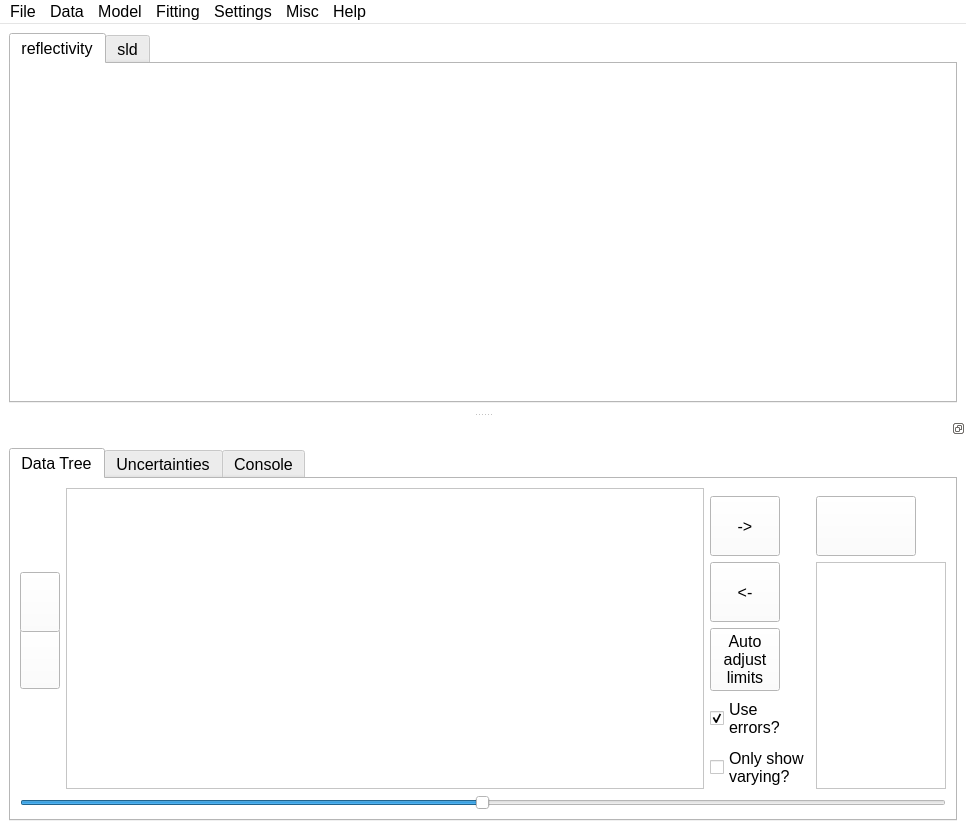
<?xml version="1.0" encoding="UTF-8"?>
<ui version="4.0">
 <class>MainWindow</class>
 <widget class="QMainWindow" name="MainWindow">
  <property name="geometry">
   <rect>
    <x>0</x>
    <y>0</y>
    <width>966</width>
    <height>830</height>
   </rect>
  </property>
  <property name="sizePolicy">
   <sizepolicy hsizetype="Expanding" vsizetype="Expanding">
    <horstretch>0</horstretch>
    <verstretch>0</verstretch>
   </sizepolicy>
  </property>
  <property name="minimumSize">
   <size>
    <width>700</width>
    <height>800</height>
   </size>
  </property>
  <property name="palette">
   <palette>
    <active>
     <colorrole role="WindowText">
      <brush brushstyle="SolidPattern">
       <color alpha="255">
        <red>0</red>
        <green>0</green>
        <blue>0</blue>
       </color>
      </brush>
     </colorrole>
     <colorrole role="Button">
      <brush brushstyle="SolidPattern">
       <color alpha="255">
        <red>255</red>
        <green>255</green>
        <blue>255</blue>
       </color>
      </brush>
     </colorrole>
     <colorrole role="Light">
      <brush brushstyle="SolidPattern">
       <color alpha="255">
        <red>255</red>
        <green>255</green>
        <blue>255</blue>
       </color>
      </brush>
     </colorrole>
     <colorrole role="Midlight">
      <brush brushstyle="SolidPattern">
       <color alpha="255">
        <red>255</red>
        <green>255</green>
        <blue>255</blue>
       </color>
      </brush>
     </colorrole>
     <colorrole role="Dark">
      <brush brushstyle="SolidPattern">
       <color alpha="255">
        <red>127</red>
        <green>127</green>
        <blue>127</blue>
       </color>
      </brush>
     </colorrole>
     <colorrole role="Mid">
      <brush brushstyle="SolidPattern">
       <color alpha="255">
        <red>170</red>
        <green>170</green>
        <blue>170</blue>
       </color>
      </brush>
     </colorrole>
     <colorrole role="Text">
      <brush brushstyle="SolidPattern">
       <color alpha="255">
        <red>0</red>
        <green>0</green>
        <blue>0</blue>
       </color>
      </brush>
     </colorrole>
     <colorrole role="BrightText">
      <brush brushstyle="SolidPattern">
       <color alpha="255">
        <red>255</red>
        <green>255</green>
        <blue>255</blue>
       </color>
      </brush>
     </colorrole>
     <colorrole role="ButtonText">
      <brush brushstyle="SolidPattern">
       <color alpha="255">
        <red>0</red>
        <green>0</green>
        <blue>0</blue>
       </color>
      </brush>
     </colorrole>
     <colorrole role="Base">
      <brush brushstyle="SolidPattern">
       <color alpha="255">
        <red>255</red>
        <green>255</green>
        <blue>255</blue>
       </color>
      </brush>
     </colorrole>
     <colorrole role="Window">
      <brush brushstyle="SolidPattern">
       <color alpha="255">
        <red>255</red>
        <green>255</green>
        <blue>255</blue>
       </color>
      </brush>
     </colorrole>
     <colorrole role="Shadow">
      <brush brushstyle="SolidPattern">
       <color alpha="255">
        <red>0</red>
        <green>0</green>
        <blue>0</blue>
       </color>
      </brush>
     </colorrole>
     <colorrole role="AlternateBase">
      <brush brushstyle="SolidPattern">
       <color alpha="255">
        <red>255</red>
        <green>255</green>
        <blue>255</blue>
       </color>
      </brush>
     </colorrole>
     <colorrole role="ToolTipBase">
      <brush brushstyle="SolidPattern">
       <color alpha="255">
        <red>255</red>
        <green>255</green>
        <blue>220</blue>
       </color>
      </brush>
     </colorrole>
     <colorrole role="ToolTipText">
      <brush brushstyle="SolidPattern">
       <color alpha="255">
        <red>0</red>
        <green>0</green>
        <blue>0</blue>
       </color>
      </brush>
     </colorrole>
     <colorrole role="PlaceholderText">
      <brush brushstyle="NoBrush">
       <color alpha="128">
        <red>0</red>
        <green>0</green>
        <blue>0</blue>
       </color>
      </brush>
     </colorrole>
    </active>
    <inactive>
     <colorrole role="WindowText">
      <brush brushstyle="SolidPattern">
       <color alpha="255">
        <red>0</red>
        <green>0</green>
        <blue>0</blue>
       </color>
      </brush>
     </colorrole>
     <colorrole role="Button">
      <brush brushstyle="SolidPattern">
       <color alpha="255">
        <red>255</red>
        <green>255</green>
        <blue>255</blue>
       </color>
      </brush>
     </colorrole>
     <colorrole role="Light">
      <brush brushstyle="SolidPattern">
       <color alpha="255">
        <red>255</red>
        <green>255</green>
        <blue>255</blue>
       </color>
      </brush>
     </colorrole>
     <colorrole role="Midlight">
      <brush brushstyle="SolidPattern">
       <color alpha="255">
        <red>255</red>
        <green>255</green>
        <blue>255</blue>
       </color>
      </brush>
     </colorrole>
     <colorrole role="Dark">
      <brush brushstyle="SolidPattern">
       <color alpha="255">
        <red>127</red>
        <green>127</green>
        <blue>127</blue>
       </color>
      </brush>
     </colorrole>
     <colorrole role="Mid">
      <brush brushstyle="SolidPattern">
       <color alpha="255">
        <red>170</red>
        <green>170</green>
        <blue>170</blue>
       </color>
      </brush>
     </colorrole>
     <colorrole role="Text">
      <brush brushstyle="SolidPattern">
       <color alpha="255">
        <red>0</red>
        <green>0</green>
        <blue>0</blue>
       </color>
      </brush>
     </colorrole>
     <colorrole role="BrightText">
      <brush brushstyle="SolidPattern">
       <color alpha="255">
        <red>255</red>
        <green>255</green>
        <blue>255</blue>
       </color>
      </brush>
     </colorrole>
     <colorrole role="ButtonText">
      <brush brushstyle="SolidPattern">
       <color alpha="255">
        <red>0</red>
        <green>0</green>
        <blue>0</blue>
       </color>
      </brush>
     </colorrole>
     <colorrole role="Base">
      <brush brushstyle="SolidPattern">
       <color alpha="255">
        <red>255</red>
        <green>255</green>
        <blue>255</blue>
       </color>
      </brush>
     </colorrole>
     <colorrole role="Window">
      <brush brushstyle="SolidPattern">
       <color alpha="255">
        <red>255</red>
        <green>255</green>
        <blue>255</blue>
       </color>
      </brush>
     </colorrole>
     <colorrole role="Shadow">
      <brush brushstyle="SolidPattern">
       <color alpha="255">
        <red>0</red>
        <green>0</green>
        <blue>0</blue>
       </color>
      </brush>
     </colorrole>
     <colorrole role="AlternateBase">
      <brush brushstyle="SolidPattern">
       <color alpha="255">
        <red>255</red>
        <green>255</green>
        <blue>255</blue>
       </color>
      </brush>
     </colorrole>
     <colorrole role="ToolTipBase">
      <brush brushstyle="SolidPattern">
       <color alpha="255">
        <red>255</red>
        <green>255</green>
        <blue>220</blue>
       </color>
      </brush>
     </colorrole>
     <colorrole role="ToolTipText">
      <brush brushstyle="SolidPattern">
       <color alpha="255">
        <red>0</red>
        <green>0</green>
        <blue>0</blue>
       </color>
      </brush>
     </colorrole>
     <colorrole role="PlaceholderText">
      <brush brushstyle="NoBrush">
       <color alpha="128">
        <red>0</red>
        <green>0</green>
        <blue>0</blue>
       </color>
      </brush>
     </colorrole>
    </inactive>
    <disabled>
     <colorrole role="WindowText">
      <brush brushstyle="SolidPattern">
       <color alpha="255">
        <red>127</red>
        <green>127</green>
        <blue>127</blue>
       </color>
      </brush>
     </colorrole>
     <colorrole role="Button">
      <brush brushstyle="SolidPattern">
       <color alpha="255">
        <red>255</red>
        <green>255</green>
        <blue>255</blue>
       </color>
      </brush>
     </colorrole>
     <colorrole role="Light">
      <brush brushstyle="SolidPattern">
       <color alpha="255">
        <red>255</red>
        <green>255</green>
        <blue>255</blue>
       </color>
      </brush>
     </colorrole>
     <colorrole role="Midlight">
      <brush brushstyle="SolidPattern">
       <color alpha="255">
        <red>255</red>
        <green>255</green>
        <blue>255</blue>
       </color>
      </brush>
     </colorrole>
     <colorrole role="Dark">
      <brush brushstyle="SolidPattern">
       <color alpha="255">
        <red>127</red>
        <green>127</green>
        <blue>127</blue>
       </color>
      </brush>
     </colorrole>
     <colorrole role="Mid">
      <brush brushstyle="SolidPattern">
       <color alpha="255">
        <red>170</red>
        <green>170</green>
        <blue>170</blue>
       </color>
      </brush>
     </colorrole>
     <colorrole role="Text">
      <brush brushstyle="SolidPattern">
       <color alpha="255">
        <red>127</red>
        <green>127</green>
        <blue>127</blue>
       </color>
      </brush>
     </colorrole>
     <colorrole role="BrightText">
      <brush brushstyle="SolidPattern">
       <color alpha="255">
        <red>255</red>
        <green>255</green>
        <blue>255</blue>
       </color>
      </brush>
     </colorrole>
     <colorrole role="ButtonText">
      <brush brushstyle="SolidPattern">
       <color alpha="255">
        <red>127</red>
        <green>127</green>
        <blue>127</blue>
       </color>
      </brush>
     </colorrole>
     <colorrole role="Base">
      <brush brushstyle="SolidPattern">
       <color alpha="255">
        <red>255</red>
        <green>255</green>
        <blue>255</blue>
       </color>
      </brush>
     </colorrole>
     <colorrole role="Window">
      <brush brushstyle="SolidPattern">
       <color alpha="255">
        <red>255</red>
        <green>255</green>
        <blue>255</blue>
       </color>
      </brush>
     </colorrole>
     <colorrole role="Shadow">
      <brush brushstyle="SolidPattern">
       <color alpha="255">
        <red>0</red>
        <green>0</green>
        <blue>0</blue>
       </color>
      </brush>
     </colorrole>
     <colorrole role="AlternateBase">
      <brush brushstyle="SolidPattern">
       <color alpha="255">
        <red>255</red>
        <green>255</green>
        <blue>255</blue>
       </color>
      </brush>
     </colorrole>
     <colorrole role="ToolTipBase">
      <brush brushstyle="SolidPattern">
       <color alpha="255">
        <red>255</red>
        <green>255</green>
        <blue>220</blue>
       </color>
      </brush>
     </colorrole>
     <colorrole role="ToolTipText">
      <brush brushstyle="SolidPattern">
       <color alpha="255">
        <red>0</red>
        <green>0</green>
        <blue>0</blue>
       </color>
      </brush>
     </colorrole>
     <colorrole role="PlaceholderText">
      <brush brushstyle="NoBrush">
       <color alpha="128">
        <red>0</red>
        <green>0</green>
        <blue>0</blue>
       </color>
      </brush>
     </colorrole>
    </disabled>
   </palette>
  </property>
  <property name="font">
   <font>
    <pointsize>12</pointsize>
   </font>
  </property>
  <property name="acceptDrops">
   <bool>true</bool>
  </property>
  <property name="windowTitle">
   <string>Motofit</string>
  </property>
  <property name="windowIcon">
   <iconset resource="../resources.qrc">
    <normaloff>:/icons/scattering.png</normaloff>:/icons/scattering.png</iconset>
  </property>
  <property name="documentMode">
   <bool>false</bool>
  </property>
  <property name="tabShape">
   <enum>QTabWidget::Rounded</enum>
  </property>
  <property name="unifiedTitleAndToolBarOnMac">
   <bool>false</bool>
  </property>
  <widget class="QWidget" name="centralwidget">
   <property name="minimumSize">
    <size>
     <width>400</width>
     <height>0</height>
    </size>
   </property>
   <layout class="QGridLayout" name="gridLayout_3">
    <item row="2" column="2">
     <widget class="QTabWidget" name="graphs">
      <property name="sizePolicy">
       <sizepolicy hsizetype="Expanding" vsizetype="MinimumExpanding">
        <horstretch>0</horstretch>
        <verstretch>0</verstretch>
       </sizepolicy>
      </property>
      <property name="minimumSize">
       <size>
        <width>0</width>
        <height>350</height>
       </size>
      </property>
      <property name="focusPolicy">
       <enum>Qt::ClickFocus</enum>
      </property>
      <property name="tabPosition">
       <enum>QTabWidget::North</enum>
      </property>
      <property name="tabShape">
       <enum>QTabWidget::Rounded</enum>
      </property>
      <property name="currentIndex">
       <number>0</number>
      </property>
      <widget class="QWidget" name="reflectivity">
       <attribute name="title">
        <string>reflectivity</string>
       </attribute>
       <attribute name="toolTip">
        <string>Plots of the reflectivity</string>
       </attribute>
       <layout class="QGridLayout" name="gridLayout_5">
        <property name="leftMargin">
         <number>5</number>
        </property>
        <property name="topMargin">
         <number>2</number>
        </property>
        <property name="rightMargin">
         <number>5</number>
        </property>
        <property name="bottomMargin">
         <number>5</number>
        </property>
        <property name="verticalSpacing">
         <number>2</number>
        </property>
       </layout>
      </widget>
      <widget class="QWidget" name="sld">
       <attribute name="title">
        <string>sld</string>
       </attribute>
       <attribute name="toolTip">
        <string>Plots of the SLD profiles</string>
       </attribute>
       <layout class="QGridLayout" name="gridLayout_4"/>
      </widget>
     </widget>
    </item>
   </layout>
  </widget>
  <widget class="QMenuBar" name="menubar">
   <property name="geometry">
    <rect>
     <x>0</x>
     <y>0</y>
     <width>966</width>
     <height>24</height>
    </rect>
   </property>
   <widget class="QMenu" name="menuData">
    <property name="title">
     <string>Data</string>
    </property>
    <addaction name="actionLoad_Data"/>
    <addaction name="actionRefresh_Data"/>
    <addaction name="actionRemove_Data"/>
    <addaction name="separator"/>
    <addaction name="actionAutoscale_graph"/>
   </widget>
   <widget class="QMenu" name="menuModel">
    <property name="title">
     <string>Model</string>
    </property>
    <addaction name="actionSave_Model"/>
    <addaction name="actionLoad_Model"/>
    <addaction name="actionExport_parameters"/>
    <addaction name="actionSave_Fit"/>
    <addaction name="actionSave_SLD_Curve"/>
    <addaction name="separator"/>
    <addaction name="actionExport_Code_Fragment"/>
    <addaction name="separator"/>
    <addaction name="actionTake_Snapshot"/>
    <addaction name="separator"/>
    <addaction name="actionLink_Selected"/>
    <addaction name="actionUnlink_selected_Parameters"/>
    <addaction name="actionLink_Equivalent_Parameters"/>
    <addaction name="separator"/>
   </widget>
   <widget class="QMenu" name="menuHelp">
    <property name="title">
     <string>Help</string>
    </property>
    <addaction name="actionAbout"/>
    <addaction name="actiondocumentation"/>
    <addaction name="actionPython_Packages"/>
   </widget>
   <widget class="QMenu" name="menuPlot_type">
    <property name="title">
     <string>Fitting</string>
    </property>
    <widget class="QMenu" name="menuAlgorithm">
     <property name="title">
      <string>Algorithm</string>
     </property>
     <addaction name="actionDifferential_Evolution"/>
     <addaction name="actionLevenberg_Marquardt"/>
     <addaction name="actionL_BFGS_B"/>
     <addaction name="actionDual_Annealing"/>
     <addaction name="actionSHGO"/>
     <addaction name="actionMCMC"/>
     <addaction name="separator"/>
     <addaction name="actionOptimisation_parameters"/>
     <addaction name="actionProcess_MCMC"/>
    </widget>
    <widget class="QMenu" name="menuFit_as">
     <property name="title">
      <string>Fit as</string>
     </property>
     <addaction name="actionY_vs_X"/>
     <addaction name="actionlogY_vs_X"/>
     <addaction name="actionYX4_vs_X"/>
     <addaction name="actionYX2_vs_X"/>
    </widget>
    <addaction name="menuFit_as"/>
    <addaction name="separator"/>
    <addaction name="menuAlgorithm"/>
    <addaction name="separator"/>
    <addaction name="actionBatch_Fit"/>
   </widget>
   <widget class="QMenu" name="menuFile">
    <property name="title">
     <string>File</string>
    </property>
    <addaction name="actionSave_File"/>
    <addaction name="actionSave_File_As"/>
    <addaction name="separator"/>
    <addaction name="actionLoad_File"/>
   </widget>
   <widget class="QMenu" name="menuSettings">
    <property name="title">
     <string>Settings</string>
    </property>
    <addaction name="actionChange_Q_range"/>
    <addaction name="actionResolution_smearing"/>
   </widget>
   <widget class="QMenu" name="menuMisc">
    <property name="title">
     <string>Misc</string>
    </property>
    <addaction name="actionSLD_calculator"/>
    <addaction name="actionLipid_browser"/>
   </widget>
   <addaction name="menuFile"/>
   <addaction name="menuData"/>
   <addaction name="menuModel"/>
   <addaction name="menuPlot_type"/>
   <addaction name="menuSettings"/>
   <addaction name="menuMisc"/>
   <addaction name="menuHelp"/>
  </widget>
  <widget class="QDockWidget" name="dockWidget">
   <property name="sizePolicy">
    <sizepolicy hsizetype="Expanding" vsizetype="Expanding">
     <horstretch>0</horstretch>
     <verstretch>0</verstretch>
    </sizepolicy>
   </property>
   <property name="minimumSize">
    <size>
     <width>600</width>
     <height>350</height>
    </size>
   </property>
   <property name="toolTip">
    <string>Double click to separate/join the dock</string>
   </property>
   <property name="features">
    <set>QDockWidget::DockWidgetFloatable|QDockWidget::DockWidgetMovable</set>
   </property>
   <property name="allowedAreas">
    <set>Qt::BottomDockWidgetArea</set>
   </property>
   <property name="windowTitle">
    <string/>
   </property>
   <attribute name="dockWidgetArea">
    <number>8</number>
   </attribute>
   <widget class="QWidget" name="dockWidgetContents">
    <layout class="QGridLayout" name="gridLayout">
     <item row="0" column="0">
      <widget class="QTabWidget" name="tabWidget">
       <property name="enabled">
        <bool>true</bool>
       </property>
       <property name="sizePolicy">
        <sizepolicy hsizetype="MinimumExpanding" vsizetype="Expanding">
         <horstretch>0</horstretch>
         <verstretch>0</verstretch>
        </sizepolicy>
       </property>
       <property name="minimumSize">
        <size>
         <width>300</width>
         <height>200</height>
        </size>
       </property>
       <property name="toolTip">
        <string/>
       </property>
       <property name="currentIndex">
        <number>0</number>
       </property>
       <property name="tabBarAutoHide">
        <bool>true</bool>
       </property>
       <widget class="QWidget" name="tab">
        <attribute name="title">
         <string>Data Tree</string>
        </attribute>
        <attribute name="toolTip">
         <string>Data and Model Trees</string>
        </attribute>
        <layout class="QGridLayout" name="gridLayout_2">
         <item row="1" column="3">
          <widget class="QPushButton" name="do_fit_button">
           <property name="sizePolicy">
            <sizepolicy hsizetype="Maximum" vsizetype="Maximum">
             <horstretch>0</horstretch>
             <verstretch>0</verstretch>
            </sizepolicy>
           </property>
           <property name="minimumSize">
            <size>
             <width>60</width>
             <height>60</height>
            </size>
           </property>
           <property name="maximumSize">
            <size>
             <width>100</width>
             <height>16777215</height>
            </size>
           </property>
           <property name="toolTip">
            <string>Do a fit. Cmd-F</string>
           </property>
           <property name="text">
            <string/>
           </property>
           <property name="icon">
            <iconset>
             <normaloff>../icons/go.png</normaloff>../icons/go.png</iconset>
           </property>
           <property name="iconSize">
            <size>
             <width>40</width>
             <height>40</height>
            </size>
           </property>
           <property name="shortcut">
            <string>Ctrl+F</string>
           </property>
          </widget>
         </item>
         <item row="8" column="0" colspan="4">
          <widget class="QSlider" name="paramsSlider">
           <property name="sizePolicy">
            <sizepolicy hsizetype="Expanding" vsizetype="Minimum">
             <horstretch>0</horstretch>
             <verstretch>0</verstretch>
            </sizepolicy>
           </property>
           <property name="maximumSize">
            <size>
             <width>16777215</width>
             <height>20</height>
            </size>
           </property>
           <property name="mouseTracking">
            <bool>false</bool>
           </property>
           <property name="focusPolicy">
            <enum>Qt::StrongFocus</enum>
           </property>
           <property name="contextMenuPolicy">
            <enum>Qt::PreventContextMenu</enum>
           </property>
           <property name="toolTip">
            <string>Select a parameter then use this slider to vary it</string>
           </property>
           <property name="maximum">
            <number>999</number>
           </property>
           <property name="value">
            <number>499</number>
           </property>
           <property name="orientation">
            <enum>Qt::Horizontal</enum>
           </property>
           <property name="invertedAppearance">
            <bool>false</bool>
           </property>
           <property name="invertedControls">
            <bool>false</bool>
           </property>
           <property name="tickPosition">
            <enum>QSlider::NoTicks</enum>
           </property>
          </widget>
         </item>
         <item row="3" column="0">
          <widget class="QPushButton" name="remove_layer">
           <property name="maximumSize">
            <size>
             <width>40</width>
             <height>60</height>
            </size>
           </property>
           <property name="toolTip">
            <string>Remove a layer, Cmd-</string>
           </property>
           <property name="text">
            <string/>
           </property>
           <property name="icon">
            <iconset resource="../resources.qrc">
             <normaloff>:/icons/minus.png</normaloff>:/icons/minus.png</iconset>
           </property>
           <property name="iconSize">
            <size>
             <width>30</width>
             <height>30</height>
            </size>
           </property>
           <property name="shortcut">
            <string>Ctrl+-</string>
           </property>
          </widget>
         </item>
         <item row="2" column="0">
          <widget class="QPushButton" name="add_layer">
           <property name="sizePolicy">
            <sizepolicy hsizetype="Fixed" vsizetype="Fixed">
             <horstretch>0</horstretch>
             <verstretch>0</verstretch>
            </sizepolicy>
           </property>
           <property name="minimumSize">
            <size>
             <width>40</width>
             <height>60</height>
            </size>
           </property>
           <property name="maximumSize">
            <size>
             <width>40</width>
             <height>40</height>
            </size>
           </property>
           <property name="toolTip">
            <string>Insert a layer, Cmd=</string>
           </property>
           <property name="text">
            <string/>
           </property>
           <property name="icon">
            <iconset resource="../resources.qrc">
             <normaloff>:/icons/plus.png</normaloff>:/icons/plus.png</iconset>
           </property>
           <property name="iconSize">
            <size>
             <width>30</width>
             <height>30</height>
            </size>
           </property>
           <property name="shortcut">
            <string>Ctrl+=</string>
           </property>
          </widget>
         </item>
         <item row="2" column="3" rowspan="4">
          <widget class="QListView" name="currently_fitting">
           <property name="sizePolicy">
            <sizepolicy hsizetype="Maximum" vsizetype="Expanding">
             <horstretch>0</horstretch>
             <verstretch>0</verstretch>
            </sizepolicy>
           </property>
           <property name="maximumSize">
            <size>
             <width>130</width>
             <height>16777215</height>
            </size>
           </property>
           <property name="toolTip">
            <string>List of datasets to be fitted</string>
           </property>
           <property name="editTriggers">
            <set>QAbstractItemView::NoEditTriggers</set>
           </property>
           <property name="dragEnabled">
            <bool>false</bool>
           </property>
           <property name="dragDropMode">
            <enum>QAbstractItemView::DropOnly</enum>
           </property>
           <property name="defaultDropAction">
            <enum>Qt::MoveAction</enum>
           </property>
           <property name="selectionMode">
            <enum>QAbstractItemView::MultiSelection</enum>
           </property>
          </widget>
         </item>
         <item row="0" column="1" rowspan="6">
          <widget class="QTreeView" name="treeView">
           <property name="minimumSize">
            <size>
             <width>300</width>
             <height>0</height>
            </size>
           </property>
           <property name="font">
            <font>
             <pointsize>12</pointsize>
            </font>
           </property>
           <property name="acceptDrops">
            <bool>true</bool>
           </property>
           <property name="styleSheet">
            <string notr="true">QTreeView::branch:has-siblings:!adjoins-item {
    border-image: url(:/icons/vline.png) 0;
}

QTreeView::branch:has-siblings:adjoins-item {
    border-image: url(:/icons/branch-more.png) 0;
}

QTreeView::branch:!has-children:!has-siblings:adjoins-item {
    border-image: url(:/icons/branch-end.png) 0;
}

QTreeView::branch:has-children:!has-siblings:closed,
QTreeView::branch:closed:has-children:has-siblings {
        border-image: none;
        image: url(:/icons/branch-closed.png);
}

QTreeView::branch:open:has-children:!has-siblings,
QTreeView::branch:open:has-children:has-siblings  {
        border-image: none;
        image: url(:/icons/branch-open.png);
}</string>
           </property>
           <property name="horizontalScrollBarPolicy">
            <enum>Qt::ScrollBarAlwaysOff</enum>
           </property>
           <property name="sizeAdjustPolicy">
            <enum>QAbstractScrollArea::AdjustToContents</enum>
           </property>
           <property name="editTriggers">
            <set>QAbstractItemView::AnyKeyPressed|QAbstractItemView::DoubleClicked|QAbstractItemView::EditKeyPressed</set>
           </property>
           <property name="tabKeyNavigation">
            <bool>false</bool>
           </property>
           <property name="dragEnabled">
            <bool>true</bool>
           </property>
           <property name="dragDropMode">
            <enum>QAbstractItemView::InternalMove</enum>
           </property>
           <property name="defaultDropAction">
            <enum>Qt::MoveAction</enum>
           </property>
           <property name="alternatingRowColors">
            <bool>false</bool>
           </property>
           <property name="selectionMode">
            <enum>QAbstractItemView::ExtendedSelection</enum>
           </property>
           <property name="selectionBehavior">
            <enum>QAbstractItemView::SelectRows</enum>
           </property>
           <property name="expandsOnDoubleClick">
            <bool>false</bool>
           </property>
           <attribute name="headerCascadingSectionResizes">
            <bool>true</bool>
           </attribute>
          </widget>
         </item>
         <item row="1" column="2">
          <widget class="QPushButton" name="add_to_fit_button">
           <property name="minimumSize">
            <size>
             <width>60</width>
             <height>60</height>
            </size>
           </property>
           <property name="maximumSize">
            <size>
             <width>70</width>
             <height>70</height>
            </size>
           </property>
           <property name="toolTip">
            <string>Add a dataset to those being fitted</string>
           </property>
           <property name="text">
            <string>-&gt;</string>
           </property>
          </widget>
         </item>
         <item row="2" column="2">
          <widget class="QPushButton" name="remove_from_fit_button">
           <property name="minimumSize">
            <size>
             <width>60</width>
             <height>60</height>
            </size>
           </property>
           <property name="maximumSize">
            <size>
             <width>70</width>
             <height>70</height>
            </size>
           </property>
           <property name="toolTip">
            <string>Remove dataset from those being fitted</string>
           </property>
           <property name="text">
            <string>&lt;-</string>
           </property>
          </widget>
         </item>
         <item row="3" column="2">
          <widget class="QPushButton" name="auto_limits_button">
           <property name="minimumSize">
            <size>
             <width>60</width>
             <height>60</height>
            </size>
           </property>
           <property name="maximumSize">
            <size>
             <width>70</width>
             <height>70</height>
            </size>
           </property>
           <property name="font">
            <font>
             <pointsize>12</pointsize>
            </font>
           </property>
           <property name="toolTip">
            <string>Give varying parameters finite limits</string>
           </property>
           <property name="text">
            <string>Auto
adjust
limits</string>
           </property>
          </widget>
         </item>
         <item row="4" column="2">
          <widget class="QCheckBox" name="use_errors_checkbox">
           <property name="toolTip">
            <string>&lt;html&gt;&lt;head/&gt;&lt;body&gt;&lt;p&gt;Use the measurement uncertainties for weighting the fit&lt;/p&gt;&lt;/body&gt;&lt;/html&gt;</string>
           </property>
           <property name="text">
            <string>Use
errors?</string>
           </property>
           <property name="checked">
            <bool>true</bool>
           </property>
           <property name="tristate">
            <bool>false</bool>
           </property>
          </widget>
         </item>
         <item row="5" column="2">
          <widget class="QCheckBox" name="only_fitted">
           <property name="toolTip">
            <string>Only display the parameters that are being allowed to vary.</string>
           </property>
           <property name="text">
            <string>Only show
varying?</string>
           </property>
          </widget>
         </item>
        </layout>
        <zorder>remove_layer</zorder>
        <zorder>add_layer</zorder>
        <zorder>paramsSlider</zorder>
        <zorder>do_fit_button</zorder>
        <zorder>treeView</zorder>
        <zorder>currently_fitting</zorder>
        <zorder>add_to_fit_button</zorder>
        <zorder>remove_from_fit_button</zorder>
        <zorder>auto_limits_button</zorder>
        <zorder>use_errors_checkbox</zorder>
        <zorder>only_fitted</zorder>
       </widget>
       <widget class="QWidget" name="tab_1">
        <attribute name="title">
         <string>Uncertainties</string>
        </attribute>
       </widget>
       <widget class="QWidget" name="tab_2">
        <attribute name="title">
         <string>Console</string>
        </attribute>
        <attribute name="toolTip">
         <string>Output from the modelling processes</string>
        </attribute>
        <layout class="QGridLayout" name="gridLayout_8">
         <item row="0" column="0">
          <widget class="QPlainTextEdit" name="console_text_edit"/>
         </item>
        </layout>
       </widget>
      </widget>
     </item>
    </layout>
   </widget>
  </widget>
  <action name="actionLoad_Data">
   <property name="checkable">
    <bool>false</bool>
   </property>
   <property name="checked">
    <bool>false</bool>
   </property>
   <property name="text">
    <string>Load Data</string>
   </property>
   <property name="shortcut">
    <string>Ctrl+L</string>
   </property>
   <property name="shortcutContext">
    <enum>Qt::ApplicationShortcut</enum>
   </property>
  </action>
  <action name="actionSave_Fit">
   <property name="text">
    <string>Save Fit Curve</string>
   </property>
  </action>
  <action name="actionSave_Model">
   <property name="text">
    <string>Save Model</string>
   </property>
  </action>
  <action name="actionLoad_Model">
   <property name="text">
    <string>Load Model</string>
   </property>
  </action>
  <action name="actionLogR_vs_Q">
   <property name="checkable">
    <bool>true</bool>
   </property>
   <property name="checked">
    <bool>true</bool>
   </property>
   <property name="text">
    <string>logR vs Q</string>
   </property>
  </action>
  <action name="actionR_vs_Q">
   <property name="checkable">
    <bool>true</bool>
   </property>
   <property name="text">
    <string>R vs Q</string>
   </property>
  </action>
  <action name="actionRQ4_vs_Q">
   <property name="checkable">
    <bool>true</bool>
   </property>
   <property name="text">
    <string>RQ4 vs Q</string>
   </property>
  </action>
  <action name="actionRefresh_Data">
   <property name="text">
    <string>Refresh Data</string>
   </property>
   <property name="shortcut">
    <string>Ctrl+R</string>
   </property>
  </action>
  <action name="actionLoad_experiment">
   <property name="text">
    <string>Load</string>
   </property>
   <property name="shortcut">
    <string>Meta+N</string>
   </property>
  </action>
  <action name="actionSave_experiment">
   <property name="text">
    <string>Save</string>
   </property>
   <property name="shortcut">
    <string>Meta+M</string>
   </property>
  </action>
  <action name="actionLoad_Plugin">
   <property name="text">
    <string>Load Fitting Plugin</string>
   </property>
  </action>
  <action name="actionSave_File">
   <property name="text">
    <string>Save Experiment</string>
   </property>
   <property name="whatsThis">
    <string/>
   </property>
   <property name="shortcut">
    <string>Ctrl+S</string>
   </property>
  </action>
  <action name="actionLoad_File">
   <property name="text">
    <string>Open Experiment</string>
   </property>
   <property name="shortcut">
    <string>Ctrl+O</string>
   </property>
  </action>
  <action name="actionBatch_Fit">
   <property name="text">
    <string>Batch Fit</string>
   </property>
  </action>
  <action name="actionRemove_Data">
   <property name="text">
    <string>Remove Data</string>
   </property>
  </action>
  <action name="actionAboutProgram">
   <property name="text">
    <string>About</string>
   </property>
   <property name="visible">
    <bool>true</bool>
   </property>
  </action>
  <action name="actionDifferential_Evolution">
   <property name="checkable">
    <bool>true</bool>
   </property>
   <property name="checked">
    <bool>true</bool>
   </property>
   <property name="text">
    <string>Differential Evolution</string>
   </property>
  </action>
  <action name="actionLevenberg_Marquardt">
   <property name="checkable">
    <bool>true</bool>
   </property>
   <property name="checked">
    <bool>false</bool>
   </property>
   <property name="text">
    <string>Levenberg Marquardt</string>
   </property>
  </action>
  <action name="actionY_vs_X">
   <property name="checkable">
    <bool>true</bool>
   </property>
   <property name="checked">
    <bool>false</bool>
   </property>
   <property name="text">
    <string>lin(Y) vs X</string>
   </property>
  </action>
  <action name="actionlogY_vs_X">
   <property name="checkable">
    <bool>true</bool>
   </property>
   <property name="checked">
    <bool>true</bool>
   </property>
   <property name="text">
    <string>log(Y) vs X</string>
   </property>
  </action>
  <action name="actionYX4_vs_X">
   <property name="checkable">
    <bool>true</bool>
   </property>
   <property name="text">
    <string>YX**4 vs X</string>
   </property>
  </action>
  <action name="actionYX2_vs_X">
   <property name="checkable">
    <bool>true</bool>
   </property>
   <property name="text">
    <string>YX**2 vs X</string>
   </property>
  </action>
  <action name="actionChange_Q_range">
   <property name="text">
    <string>Change Q Range</string>
   </property>
  </action>
  <action name="actionTake_Snapshot">
   <property name="text">
    <string>Take Snapshot</string>
   </property>
  </action>
  <action name="actionResolution_smearing">
   <property name="text">
    <string>Resolution Smearing</string>
   </property>
  </action>
  <action name="actionSLD_calculator">
   <property name="text">
    <string>SLD calculator</string>
   </property>
  </action>
  <action name="actionFit">
   <property name="text">
    <string>Fit</string>
   </property>
   <property name="shortcut">
    <string>Meta+F</string>
   </property>
  </action>
  <action name="actionAbout">
   <property name="text">
    <string>About</string>
   </property>
  </action>
  <action name="actionMCMC">
   <property name="checkable">
    <bool>true</bool>
   </property>
   <property name="enabled">
    <bool>true</bool>
   </property>
   <property name="text">
    <string>MCMC</string>
   </property>
  </action>
  <action name="actionSave_File_As">
   <property name="text">
    <string>Save Experiment As</string>
   </property>
   <property name="shortcut">
    <string>Ctrl+Shift+S</string>
   </property>
  </action>
  <action name="actionAutoscale_graph">
   <property name="text">
    <string>Autoscale graph</string>
   </property>
   <property name="shortcut">
    <string>Ctrl+A</string>
   </property>
  </action>
  <action name="actiondocumentation">
   <property name="text">
    <string>Documentation</string>
   </property>
  </action>
  <action name="actionL_BFGS_B">
   <property name="checkable">
    <bool>true</bool>
   </property>
   <property name="text">
    <string>L-BFGS-B</string>
   </property>
  </action>
  <action name="actionExport_Code_Fragment">
   <property name="text">
    <string>Export Code Fragment</string>
   </property>
   <property name="toolTip">
    <string>Create a code fragment for fitting this model in an interpreter</string>
   </property>
  </action>
  <action name="actionLipid_browser">
   <property name="text">
    <string>Lipid browser</string>
   </property>
  </action>
  <action name="actionLink_Selected">
   <property name="text">
    <string>Link Selected Parameters</string>
   </property>
   <property name="shortcut">
    <string>Ctrl+1</string>
   </property>
  </action>
  <action name="actionUnlink_selected_Parameters">
   <property name="text">
    <string>Unlink Selected Parameters</string>
   </property>
   <property name="shortcut">
    <string>Ctrl+2</string>
   </property>
  </action>
  <action name="actionLink_Equivalent_Parameters">
   <property name="text">
    <string>Link Equivalent Parameters</string>
   </property>
   <property name="shortcut">
    <string>Ctrl+3</string>
   </property>
  </action>
  <action name="actionExport_parameters">
   <property name="text">
    <string>Export parameters</string>
   </property>
   <property name="toolTip">
    <string>Export parameters to a text file</string>
   </property>
  </action>
  <action name="actionDual_Annealing">
   <property name="checkable">
    <bool>true</bool>
   </property>
   <property name="text">
    <string>Dual Annealing</string>
   </property>
  </action>
  <action name="actionSHGO">
   <property name="checkable">
    <bool>true</bool>
   </property>
   <property name="text">
    <string>SHGO</string>
   </property>
  </action>
  <action name="actionOptimisation_parameters">
   <property name="text">
    <string>Optimisation parameters</string>
   </property>
  </action>
  <action name="actionSave_SLD_Curve">
   <property name="text">
    <string>Save SLD Curve</string>
   </property>
  </action>
  <action name="actionProcess_MCMC">
   <property name="text">
    <string>Process MCMC chain</string>
   </property>
  </action>
  <action name="actionPython_Packages">
   <property name="text">
    <string>Python Packages</string>
   </property>
  </action>
 </widget>
 <tabstops>
  <tabstop>treeView</tabstop>
  <tabstop>paramsSlider</tabstop>
  <tabstop>add_layer</tabstop>
  <tabstop>remove_layer</tabstop>
  <tabstop>do_fit_button</tabstop>
  <tabstop>currently_fitting</tabstop>
  <tabstop>console_text_edit</tabstop>
 </tabstops>
 <resources>
  <include location="../resources.qrc"/>
 </resources>
 <connections/>
</ui>
